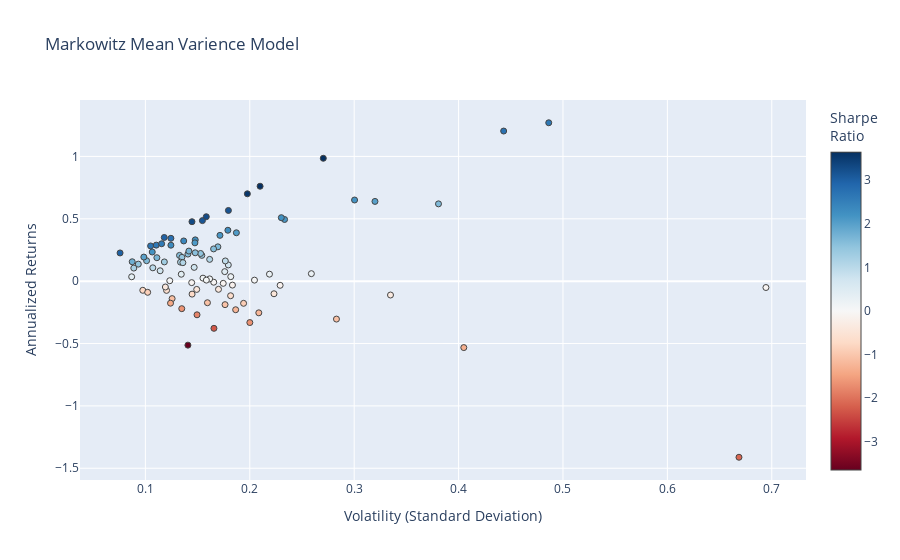

The code cell stored with this chart in its notebook:
### Code cell
hover_texts = [
    f"{ticker} <br>Volatility: {vol:.3f} <br>Returns: {ret:.3%} <br>Sharpe Ratio: {sr:.3f}"
    for ticker, vol, ret, sr in zip(names, volatility, annualized_returns, sharpe_ratios)
]

fig = go.Figure(data=go.Scatter(
    x=volatility,
    y=annualized_returns,
    mode='markers',
    hoverinfo='text',
    hovertext=hover_texts,
    marker=dict(color=sharpe_ratios, colorscale = 'RdBu', size=6, line=dict(width=1), colorbar=dict(title="Sharpe<br>Ratio")
    )
))

fig.update_layout(
    title='Markowitz Mean Varience Model',
    xaxis_title='Volatility (Standard Deviation)',
    yaxis_title='Annualized Returns',
)

fig.show()

### Figure 1 — Plotly figure (JSON) as saved in the notebook; plotly's stock layout.template omitted (floating-point values rounded to 4 significant figures)
{"data": [{"hoverinfo": "text", "hovertext": ["GM_Close <br>Volatility: 0.170 <br>Returns: -6.545% <br>Sharpe Ratio: -0.385", "GE_Close <br>Volatility: 0.166 <br>Returns: -37.831% <br>Sharpe Ratio: -2.284", "NFLX_Close <br>Volatility: 0.320 <br>Returns: 63.935% <br>Sharpe Ratio: 1.998", "PEP_Close <br>Volatility: 0.087 <br>Returns: 15.556% <br>Sharpe Ratio: 1.780", "ZBH_Close <br>Volatility: 0.176 <br>Returns: 7.620% <br>Sharpe Ratio: 0.433", "ETN_Close <br>Volatility: 0.141 <br>Returns: 21.693% <br>Sharpe Ratio: 1.541", "MCD_Close <br>Volatility: 0.145 <br>Returns: 47.674% <br>Sharpe Ratio: 3.297", "MDT_Close <br>Volatility: 0.114 <br>Returns: 8.328% <br>Sharpe Ratio: 0.730", "KO_Close <br>Volatility: 0.076 <br>Returns: 22.618% <br>Sharpe Ratio: 2.987", "IBM_Close <br>Volatility: 0.141 <br>Returns: -51.301% <br>Sharpe Ratio: -3.645", "GOOG_Close <br>Volatility: 0.169 <br>Returns: 27.511% <br>Sharpe Ratio: 1.624", "CMCSA_Close <br>Volatility: 0.154 <br>Returns: 20.680% <br>Sharpe Ratio: 1.342", "UA_Close <br>Volatility: 0.335 <br>Returns: -11.114% <br>Sharpe Ratio: -0.332", "LMT_Close <br>Volatility: 0.107 <br>Returns: 23.364% <br>Sharpe Ratio: 2.192", "META_Close <br>Volatility: 0.158 <br>Returns: 51.648% <br>Sharpe Ratio: 3.262", "CPB_Close <br>Volatility: 0.149 <br>Returns: -26.972% <br>Sharpe Ratio: -1.805", "ABT_Close <br>Volatility: 0.133 <br>Returns: 20.651% <br>Sharpe Ratio: 1.556", "EMR_Close <br>Volatility: 0.165 <br>Returns: -0.844% <br>Sharpe Ratio: -0.051", "NEE_Close <br>Volatility: 0.105 <br>Returns: 28.234% <br>Sharpe Ratio: 2.689", "K_Close <br>Volatility: 0.135 <br>Returns: -22.065% <br>Sharpe Ratio: -1.636", "V_Close <br>Volatility: 0.110 <br>Returns: 28.881% <br>Sharpe Ratio: 2.616", "AMD_Close <br>Volatility: 0.694 <br>Returns: -5.109% <br>Sharpe Ratio: -0.074", "AEP_Close <br>Volatility: 0.101 <br>Returns: 16.390% <br>Sharpe Ratio: 1.620", "TSLA_Close <br>Volatility: 0.381 <br>Returns: 61.965% <br>Sharpe Ratio: 1.627", "SYY_Close <br>Volatility: 0.155 <br>Returns: 2.406% <br>Sharpe Ratio: 0.155", "BMY_Close <br>Volatility: 0.182 <br>Returns: 3.607% <br>Sharpe Ratio: 0.198", "PFE_Close <br>Volatility: 0.098 <br>Returns: -7.335% <br>Sharpe Ratio: -0.752", "NVDA_Close <br>Volatility: 0.443 <br>Returns: 120.347% <br>Sharpe Ratio: 2.715", "COST_Close <br>Volatility: 0.194 <br>Returns: -17.769% <br>Sharpe Ratio: -0.916", "DE_Close <br>Volatility: 0.179 <br>Returns: 40.807% <br>Sharpe Ratio: 2.279", "QCOM_Close <br>Volatility: 0.182 <br>Returns: -11.696% <br>Sharpe Ratio: -0.644", "ACN_Close <br>Volatility: 0.147 <br>Returns: 11.058% <br>Sharpe Ratio: 0.754", "DHR_Close <br>Volatility: 0.126 <br>Returns: -13.996% <br>Sharpe Ratio: -1.114", "SYK_Close <br>Volatility: 0.116 <br>Returns: 29.992% <br>Sharpe Ratio: 2.595", "VZ_Close <br>Volatility: 0.175 <br>Returns: -1.752% <br>Sharpe Ratio: -0.100", "INTC_Close <br>Volatility: 0.144 <br>Returns: -1.191% <br>Sharpe Ratio: -0.083", "AMZN_Close <br>Volatility: 0.171 <br>Returns: 36.711% <br>Sharpe Ratio: 2.142", "DIS_Close <br>Volatility: 0.123 <br>Returns: 0.346% <br>Sharpe Ratio: 0.028", "NKE_Close <br>Volatility: 0.259 <br>Returns: 6.009% <br>Sharpe Ratio: 0.232", "SRE_Close <br>Volatility: 0.107 <br>Returns: 10.690% <br>Sharpe Ratio: 0.998", "HON_Close <br>Volatility: 0.099 <br>Returns: 19.309% <br>Sharpe Ratio: 1.960", "REGN_Close <br>Volatility: 0.300 <br>Returns: 65.057% <br>Sharpe Ratio: 2.166", "SO_Close <br>Volatility: 0.102 <br>Returns: -8.956% <br>Sharpe Ratio: -0.877", "PG_Close <br>Volatility: 0.087 <br>Returns: 3.502% <br>Sharpe Ratio: 0.403", "PM_Close <br>Volatility: 0.135 <br>Returns: 19.081% <br>Sharpe Ratio: 1.414", "BSX_Close <br>Volatility: 0.134 <br>Returns: 15.214% <br>Sharpe Ratio: 1.138", "SNAP_Close <br>Volatility: 0.669 <br>Returns: -141.181% <br>Sharpe Ratio: -2.112", "F_Close <br>Volatility: 0.186 <br>Returns: -22.923% <br>Sharpe Ratio: -1.229", "WMT_Close <br>Volatility: 0.148 <br>Returns: 33.100% <br>Sharpe Ratio: 2.240", "TMO_Close <br>Volatility: 0.142 <br>Returns: 24.099% <br>Sharpe Ratio: 1.701", "CVX_Close <br>Volatility: 0.149 <br>Returns: -6.629% <br>Sharpe Ratio: -0.444", "TXN_Close <br>Volatility: 0.179 <br>Returns: 13.001% <br>Sharpe Ratio: 0.725", "GOOGL_Close <br>Volatility: 0.165 <br>Returns: 25.843% <br>Sharpe Ratio: 1.563", "RDY_Close <br>Volatility: 0.283 <br>Returns: -30.416% <br>Sharpe Ratio: -1.075", "WFC_Close <br>Volatility: 0.176 <br>Returns: -18.838% <br>Sharpe Ratio: -1.068", "BAC_Close <br>Volatility: 0.223 <br>Returns: -10.107% <br>Sharpe Ratio: -0.453", "GIS_Close <br>Volatility: 0.124 <br>Returns: -17.660% <br>Sharpe Ratio: -1.423", "BTI_Close <br>Volatility: 0.204 <br>Returns: 0.821% <br>Sharpe Ratio: 0.040", "GILD_Close <br>Volatility: 0.153 <br>Returns: 22.185% <br>Sharpe Ratio: 1.451", "RMD_Close <br>Volatility: 0.177 <br>Returns: 16.205% <br>Sharpe Ratio: 0.918", "BIIB_Close <br>Volatility: 0.229 <br>Returns: -3.324% <br>Sharpe Ratio: -0.145", "T_Close <br>Volatility: 0.145 <br>Returns: -10.384% <br>Sharpe Ratio: -0.717", "CRM_Close <br>Volatility: 0.148 <br>Returns: 22.729% <br>Sharpe Ratio: 1.539", "UNH_Close <br>Volatility: 0.118 <br>Returns: 35.013% <br>Sharpe Ratio: 2.965", "JNJ_Close <br>Volatility: 0.111 <br>Returns: 18.793% <br>Sharpe Ratio: 1.693", "HD_Close <br>Volatility: 0.134 <br>Returns: 5.554% <br>Sharpe Ratio: 0.413", "ORCL_Close <br>Volatility: 0.187 <br>Returns: 38.781% <br>Sharpe Ratio: 2.072", "XOM_Close <br>Volatility: 0.120 <br>Returns: -7.396% <br>Sharpe Ratio: -0.615", "EXC_Close <br>Volatility: 0.136 <br>Returns: 14.814% <br>Sharpe Ratio: 1.090", "AAPL_Close <br>Volatility: 0.162 <br>Returns: 17.462% <br>Sharpe Ratio: 1.081", "CAT_Close <br>Volatility: 0.233 <br>Returns: 49.457% <br>Sharpe Ratio: 2.120", "MS_Close <br>Volatility: 0.219 <br>Returns: 5.606% <br>Sharpe Ratio: 0.256", "KR_Close <br>Volatility: 0.405 <br>Returns: -53.258% <br>Sharpe Ratio: -1.315", "MSFT_Close <br>Volatility: 0.137 <br>Returns: 32.231% <br>Sharpe Ratio: 2.358", "JPM_Close <br>Volatility: 0.162 <br>Returns: 1.822% <br>Sharpe Ratio: 0.113", "RTX_Close <br>Volatility: 0.093 <br>Returns: 13.645% <br>Sharpe Ratio: 1.464", "GS_Close <br>Volatility: 0.209 <br>Returns: -25.385% <br>Sharpe Ratio: -1.217", "ABBV_Close <br>Volatility: 0.124 <br>Returns: 28.825% <br>Sharpe Ratio: 2.316", "BABA_Close <br>Volatility: 0.270 <br>Returns: 98.505% <br>Sharpe Ratio: 3.643", "BA_Close <br>Volatility: 0.198 <br>Returns: 70.035% <br>Sharpe Ratio: 3.543", "MMM_Close <br>Volatility: 0.118 <br>Returns: 15.425% <br>Sharpe Ratio: 1.305", "ADBE_Close <br>Volatility: 0.155 <br>Returns: 48.534% <br>Sharpe Ratio: 3.139", "MO_Close <br>Volatility: 0.200 <br>Returns: -33.192% <br>Sharpe Ratio: -1.659", "PYPL_Close <br>Volatility: 0.210 <br>Returns: 76.095% <br>Sharpe Ratio: 3.626", "CSCO_Close <br>Volatility: 0.159 <br>Returns: -17.299% <br>Sharpe Ratio: -1.085", "VRTX_Close <br>Volatility: 0.486 <br>Returns: 126.996% <br>Sharpe Ratio: 2.611", "AMGN_Close <br>Volatility: 0.183 <br>Returns: -3.148% <br>Sharpe Ratio: -0.172", "MA_Close <br>Volatility: 0.124 <br>Returns: 34.348% <br>Sharpe Ratio: 2.760", "MRK_Close <br>Volatility: 0.119 <br>Returns: -4.687% <br>Sharpe Ratio: -0.393", "EW_Close <br>Volatility: 0.230 <br>Returns: 50.893% <br>Sharpe Ratio: 2.211", "SAP_Close <br>Volatility: 0.147 <br>Returns: 30.726% <br>Sharpe Ratio: 2.084", "ISRG_Close <br>Volatility: 0.180 <br>Returns: 56.678% <br>Sharpe Ratio: 3.157", "DUK_Close <br>Volatility: 0.089 <br>Returns: 10.492% <br>Sharpe Ratio: 1.180", "LLY_Close <br>Volatility: 0.158 <br>Returns: 0.828% <br>Sharpe Ratio: 0.052"], "marker": {"color": [-0.3849, -2.284, 1.998, 1.78, 0.433, 1.541, 3.297, 0.7297, 2.987, -3.645, 1.624, 1.342, -0.332, 2.192, 3.262, -1.805, 1.556, -0.05103, 2.689, -1.636, 2.616, -0.07357, 1.62, 1.627, 0.1551, 0.1985, -0.7523, 2.715, -0.9157, 2.279, -0.644, 0.7536, -1.114, 2.595, -0.1004, -0.08253, 2.142, 0.02801, 0.232, 0.998, 1.96, 2.166, -0.8766, 0.4032, 1.414, 1.138, -2.112, -1.229, 2.24, 1.701, -0.4444, 0.7246, 1.563, -1.075, -1.068, -0.4529, -1.423, 0.04015, 1.451, 0.9177, -0.1451, -0.7175, 1.539, 2.965, 1.693, 0.4133, 2.072, -0.615, 1.09, 1.081, 2.12, 0.2561, -1.315, 2.358, 0.1128, 1.464, -1.217, 2.316, 3.643, 3.543, 1.305, 3.139, -1.659, 3.626, -1.085, 2.611, -0.1716, 2.76, -0.3934, 2.211, 2.084, 3.157, 1.18, 0.05226], "colorbar": {"title": {"text": "Sharpe<br>Ratio"}}, "colorscale": [[0, "rgb(103,0,31)"], [0.1, "rgb(178,24,43)"], [0.2, "rgb(214,96,77)"], [0.3, "rgb(244,165,130)"], [0.4, "rgb(253,219,199)"], [0.5, "rgb(247,247,247)"], [0.6, "rgb(209,229,240)"], [0.7, "rgb(146,197,222)"], [0.8, "rgb(67,147,195)"], [0.9, "rgb(33,102,172)"], [1, "rgb(5,48,97)"]], "line": {"width": 1}, "size": 6}, "mode": "markers", "type": "scatter", "x": [0.17, 0.1657, 0.3199, 0.08737, 0.176, 0.1407, 0.1446, 0.1141, 0.07573, 0.1407, 0.1694, 0.1541, 0.3348, 0.1066, 0.1583, 0.1495, 0.1327, 0.1655, 0.105, 0.1348, 0.1104, 0.6944, 0.1011, 0.3808, 0.1552, 0.1818, 0.09751, 0.4432, 0.1941, 0.179, 0.1816, 0.1467, 0.1256, 0.1156, 0.1746, 0.1444, 0.1714, 0.1233, 0.259, 0.1071, 0.09851, 0.3004, 0.1022, 0.08685, 0.135, 0.1336, 0.6686, 0.1865, 0.1478, 0.1417, 0.1492, 0.1794, 0.1653, 0.283, 0.1763, 0.2232, 0.1241, 0.2045, 0.1529, 0.1766, 0.2291, 0.1447, 0.1477, 0.1181, 0.111, 0.1344, 0.1872, 0.1203, 0.1359, 0.1616, 0.2333, 0.2189, 0.405, 0.1367, 0.1615, 0.09322, 0.2086, 0.1244, 0.2704, 0.1977, 0.1182, 0.1546, 0.2, 0.2099, 0.1594, 0.4864, 0.1834, 0.1244, 0.1191, 0.2302, 0.1474, 0.1795, 0.08891, 0.1584], "y": [-0.06545, -0.3783, 0.6393, 0.1556, 0.0762, 0.2169, 0.4767, 0.08328, 0.2262, -0.513, 0.2751, 0.2068, -0.1111, 0.2336, 0.5165, -0.2697, 0.2065, -0.008445, 0.2823, -0.2206, 0.2888, -0.05109, 0.1639, 0.6196, 0.02406, 0.03607, -0.07335, 1.203, -0.1777, 0.4081, -0.117, 0.1106, -0.14, 0.2999, -0.01752, -0.01191, 0.3671, 0.003455, 0.06009, 0.1069, 0.1931, 0.6506, -0.08956, 0.03502, 0.1908, 0.1521, -1.412, -0.2292, 0.331, 0.241, -0.06629, 0.13, 0.2584, -0.3042, -0.1884, -0.1011, -0.1766, 0.008211, 0.2219, 0.1621, -0.03324, -0.1038, 0.2273, 0.3501, 0.1879, 0.05554, 0.3878, -0.07396, 0.1481, 0.1746, 0.4946, 0.05606, -0.5326, 0.3223, 0.01822, 0.1365, -0.2539, 0.2883, 0.9851, 0.7003, 0.1543, 0.4853, -0.3319, 0.761, -0.173, 1.27, -0.03148, 0.3435, -0.04687, 0.5089, 0.3073, 0.5668, 0.1049, 0.008279]}], "layout": {"title": {"text": "Markowitz Mean Varience Model"}, "xaxis": {"title": {"text": "Volatility (Standard Deviation)"}}, "yaxis": {"title": {"text": "Annualized Returns"}}}}
